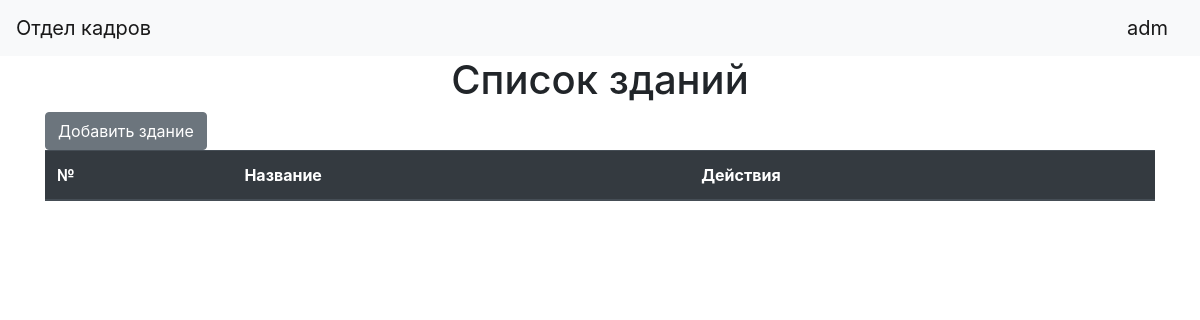
The page /buildings (signed in) on the database as committed earlier.
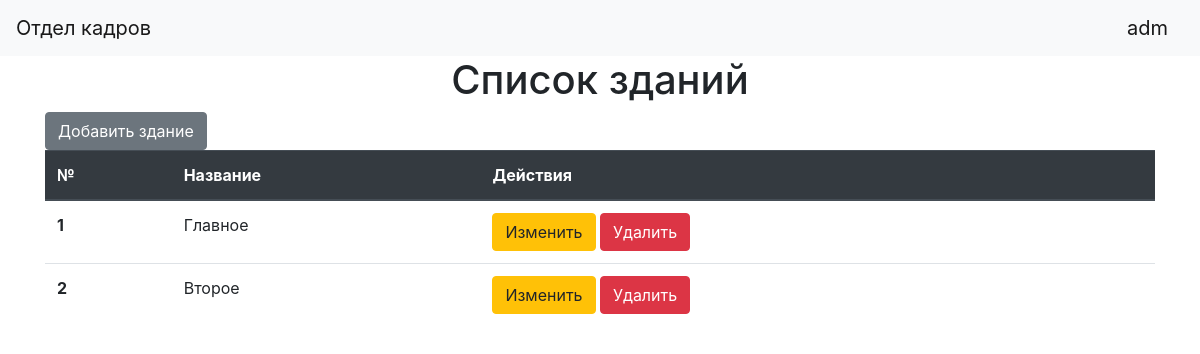
The same page on the database as committed later.
### data/users.py (models this page shows, shortened)
class User(SqlAlchemyBase, UserMixin):
    __tablename__ = 'users'
    id = sqlalchemy.Column(sqlalchemy.Integer, primary_key=True, autoincrement=True)
    login = sqlalchemy.Column(sqlalchemy.String, nullable=True)
    hashed_password = sqlalchemy.Column(sqlalchemy.String, nullable=True)
    is_admin = sqlalchemy.Column(sqlalchemy.Boolean, nullable=False)

### data/buildings.py (models this page shows)
class Building(SqlAlchemyBase):
    __tablename__ = 'buildings'
    id = sqlalchemy.Column(sqlalchemy.Integer, primary_key=True, autoincrement=True)
    name = sqlalchemy.Column(sqlalchemy.String, nullable=False, unique=True)
    departments = orm.relation('Department', back_populates='building')

### main.py (the view)
    @app.route('/buildings')
    @login_required
    def buildings():
        session = db_session.create_session()
        buildings = session.query(Building).all()
        return render_template("buildings.html", title='Список зданий', buildings=buildings)

### data/db_session.py (called while the page is built)
def create_session() -> Session:
    global __factory
    return __factory()

### templates/buildings.html
{% extends "base.html" %}
{% block content %}
    <h1 align="center">{{ title }}</h1>
    <a href="building_edit" class="btn btn-secondary">Добавить здание</a>
    <table class="table">
          <thead class="thead-dark">
            <tr>
              <th scope="col">№</th>
              <th scope="col">Название</th>
              <th scope="col">Действия</th>
            </tr>
          </thead>
          <tbody>
          {% for item in buildings%}
            <tr>
              <th scope="row">{{ loop.index }}</th>
              <td>{{ item.name }}</td>
                <td>
                    <a href="/building_edit/{{ item.id }}" class="btn btn-warning">Изменить</a>
                    <a href="/building_delete/{{ item.id }}" class="btn btn-danger">Удалить</a>
                </td>
            </tr>
          {% endfor %}
          </tbody>
    </table>
{% endblock %}

### templates/base.html (shortened to what this page needs)
<!DOCTYPE html>
<html lang="en">
<head>
    <link rel="stylesheet" href="https://stackpath.bootstrapcdn.com/bootstrap/4.4.1/css/bootstrap.min.css">
</head>
  <body>
    <header>
      <nav class="navbar navbar-light bg-light">
        <a class="navbar-brand" href="#">Отдел кадров</a>
          {% if current_user.is_authenticated %}
            <a class="navbar-brand" href="/logout">{{ current_user.login }}</a>
        {% else %}
            <p>
                <a class="btn btn-primary" href="/login">Войти</a>
            </p>
        {% endif %}
      </nav>
    </header>
    <main role="main" class="container">
        {% block content %}{% endblock %}
    </main>
  </body>
</html>

Rows that differ between the two databases and show on the page:
added Building: name "Главное"
added Building: name "Второе"
